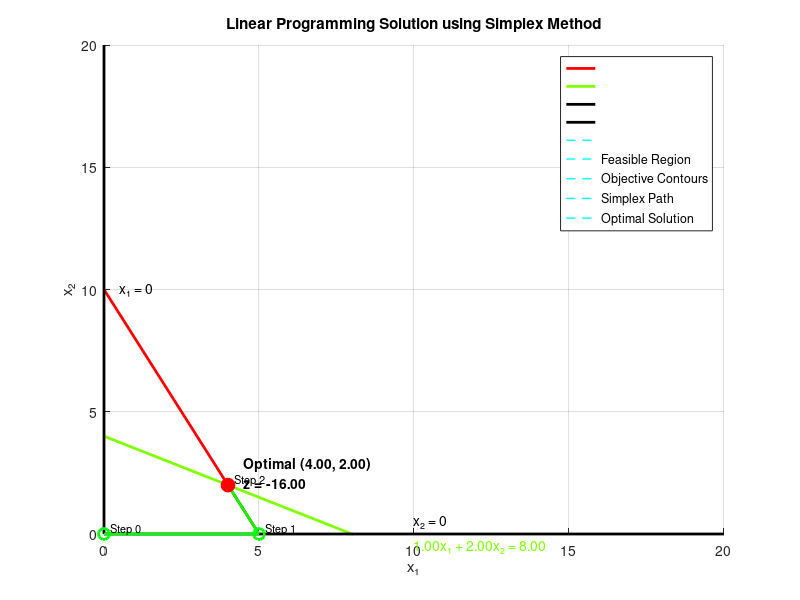

The MATLAB source for this figure:
function simplexmethod()
    % Example problem:
    % Maximize z = 3x₁ + 2x₂
    % Subject to:
    %   2x₁ + x₂ <= 10
    %   x₁ + 2x₂ <= 8
    %   x₁, x₂ >= 0

    % Set up the problem
    c = [3; 2];             % Objective function coefficients
    A = [2, 1; 1, 2];       % Constraint coefficients
    b = [10; 8];            % Right-hand side values

    % Solve using Simplex method with plot
    [x_opt, z_opt] = simplex_with_plot(c, A, b);

    % Display results
    disp('Optimal solution:');
    for i = 1:length(x_opt)
        fprintf('x%d = %.4f\n', i, x_opt(i));
    end
    fprintf('Optimal objective value: z = %.4f\n', z_opt);
end

function [x, z] = simplex_with_plot(c, A, b)
    % SIMPLEX_WITH_PLOT Solves LP problems using the Simplex method and creates a plot
    %
    % [x, z] = simplex_with_plot(c, A, b) solves the standard form LP problem:
    %   maximize    c'x
    %   subject to  Ax <= b
    %               x >= 0
    % And displays a graphical representation of the solution
    %
    % Inputs:
    %   c - column vector of objective function coefficients (2x1 for plotting)
    %   A - constraint coefficient matrix
    %   b - right-hand side constraint vector
    %
    % Outputs:
    %   x - optimal solution vector
    %   z - optimal objective value

    % First solve the problem using the simplex method defined below
    [x, z, iterations] = simplex_algorithm(c, A, b);
    
    % Check if it's a 2-variable problem for plotting
    if length(c) ~= 2
        warning('Plotting is only supported for 2-variable problems');
        return;
    end
    
    % Create a new figure
    figure;
    hold on;
    
    % Set up axis limits
    xmax = max(20, 2*max(x));
    ymax = max(20, 2*max(x));
    axis([0 xmax 0 ymax]);
    grid on;
    
    % Plot each constraint
    [m, ~] = size(A);
    colors = hsv(m+2);  % Generate m+2 different colors
    
    % Plot constraint lines and shade the feasible region
    for i = 1:m
        if A(i, 1) == 0 && A(i, 2) == 0
            continue;  % Skip if constraint is degenerate
        elseif A(i, 1) == 0  % Horizontal line
            y_val = b(i) / A(i, 2);
            plot([0, xmax], [y_val, y_val], 'Color', colors(i,:), 'LineWidth', 2);
            % Add constraint label
            text(xmax/2, y_val+0.5, sprintf('%.2fx₂ = %.2f', A(i, 2), b(i)), 'Color', colors(i,:));
        elseif A(i, 2) == 0  % Vertical line
            x_val = b(i) / A(i, 1);
            plot([x_val, x_val], [0, ymax], 'Color', colors(i,:), 'LineWidth', 2);
            % Add constraint label
            text(x_val+0.5, ymax/2, sprintf('%.2fx₁ = %.2f', A(i, 1), b(i)), 'Color', colors(i,:));
        else
            % General line: a*x + b*y = c => y = (c - a*x)/b
            x_vals = [0, xmax];
            y_vals = (b(i) - A(i, 1) * x_vals) / A(i, 2);
            
            % Only plot within the visible range
            plot(x_vals, y_vals, 'Color', colors(i,:), 'LineWidth', 2);
            
            % Add constraint label at the middle of the line
            mid_x = xmax/2;
            mid_y = (b(i) - A(i, 1) * mid_x) / A(i, 2);
            text(mid_x, mid_y+0.5, sprintf('%.2fx₁ + %.2fx₂ = %.2f', A(i, 1), A(i, 2), b(i)), 'Color', colors(i,:));
        end
    end
    
    % Plot non-negativity constraints
    plot([0, 0], [0, ymax], 'k-', 'LineWidth', 2);
    plot([0, xmax], [0, 0], 'k-', 'LineWidth', 2);
    text(0.5, ymax/2, 'x₁ = 0', 'Color', 'k');
    text(xmax/2, 0.5, 'x₂ = 0', 'Color', 'k');
    
    % Find and plot vertices of the feasible region
    vertices = find_vertices(A, b);
    
    % Shade the feasible region if vertices are found
    if ~isempty(vertices) && size(vertices, 1) >= 3
        patch(vertices(:,1), vertices(:,2), [0.8, 0.9, 1], 'FaceAlpha', 0.3);
    end
    
    % Plot objective function contours
    if c(1) ~= 0 || c(2) ~= 0
        % Plot several level curves of the objective function
        z_values = linspace(0, 2*z, 5);
        
        for z_val = z_values
            if c(2) ~= 0
                % z = c1*x1 + c2*x2 => x2 = (z - c1*x1)/c2
                x1_vals = linspace(0, xmax, 100);
                x2_vals = (z_val - c(1) * x1_vals) / c(2);
                plot(x1_vals, x2_vals, '--', 'Color', colors(m+1,:), 'LineWidth', 1);
                
                % Label the contour line
                mid_idx = round(length(x1_vals)/2);
                if mid_idx > 0 && mid_idx <= length(x1_vals) && x2_vals(mid_idx) >= 0 && x2_vals(mid_idx) <= ymax
                    text(x1_vals(mid_idx)+0.5, x2_vals(mid_idx), sprintf('z = %.2f', z_val), 'Color', colors(m+1,:));
                end
            elseif c(1) ~= 0
                % If c2 = 0, we have vertical contour lines
                x1_val = z_val / c(1);
                plot([x1_val, x1_val], [0, ymax], '--', 'Color', colors(m+1,:), 'LineWidth', 1);
                text(x1_val+0.5, ymax/2, sprintf('z = %.2f', z_val), 'Color', colors(m+1,:));
            end
        end
    end
    
    % Plot the path taken by the Simplex algorithm
    if ~isempty(iterations)
        plot(iterations(:,1), iterations(:,2), 'go-', 'LineWidth', 2, 'MarkerSize', 8);
        for i = 1:size(iterations, 1)
            text(iterations(i,1)+0.2, iterations(i,2)+0.2, sprintf('Step %d', i-1), 'FontSize', 8);
        end
    end
    
    % Mark the optimal solution
    plot(x(1), x(2), 'ro', 'MarkerSize', 10, 'MarkerFaceColor', 'r');
    text(x(1)+0.5, x(2)+0.5, sprintf('Optimal (%.2f, %.2f)\nz = %.2f', x(1), x(2), z), 'FontWeight', 'bold');
    
    % Labels and title
    xlabel('x₁');
    ylabel('x₂');
    title('Linear Programming Solution using Simplex Method');
    legend('', '', '', '', '', 'Feasible Region', 'Objective Contours', 'Simplex Path', 'Optimal Solution', 'Location', 'Best');
    hold off;
end

function [x, z, iteration_points] = simplex_algorithm(c, A, b)
    % SIMPLEX_ALGORITHM Solves linear programming problems using the Simplex method
    %
    % [x, z, iteration_points] = simplex_algorithm(c, A, b) solves the standard form LP problem:
    %   maximize    c'x
    %   subject to  Ax <= b
    %               x >= 0
    %
    % Inputs:
    %   c - column vector of objective function coefficients
    %   A - constraint coefficient matrix
    %   b - right-hand side constraint vector
    %
    % Outputs:
    %   x - optimal solution vector
    %   z - optimal objective value
    %   iteration_points - matrix of points visited during iterations

    % Step 1: Convert to standard form (if needed)
    % Ensure b >= 0
    for i = 1:length(b)
        if b(i) < 0
            b(i) = -b(i);
            A(i,:) = -A(i,:);
        end
    end
    
    % Step 2: Add slack variables to form initial tableau
    [m, n] = size(A);
    tableau = zeros(m+1, n+m+1);
    
    % Set up the initial tableau
    tableau(1:m, 1:n) = A;
    tableau(1:m, n+1:n+m) = eye(m);  % Add slack variables
    tableau(1:m, n+m+1) = b;
    tableau(m+1, 1:n) = -c';
    
    % Step 3: Apply Simplex iterations
    basic_vars = n+1:n+m;  % Initial basic variables (slack variables)
    
    % Store iterations for plotting
    iteration_points = zeros(m+1, n);  % +1 for potential unbounded case
    iteration_count = 0;
    
    % Extract current basic solution
    current_x = zeros(n, 1);
    for i = 1:m
        if basic_vars(i) <= n
            current_x(basic_vars(i)) = tableau(i, n+m+1);
        end
    end
    iteration_count = iteration_count + 1;
    iteration_points(iteration_count, :) = current_x';
    
    while true
        % Find the pivot column (most negative coefficient in objective row)
        [entering_val, entering_col] = min(tableau(m+1, 1:n+m));
        
        if entering_val >= -1e-10  % Tolerance for floating-point precision
            % Optimal solution reached
            break;
        end
        
        % Find the pivot row (minimum ratio test)
        ratios = zeros(m, 1);
        for i = 1:m
            if tableau(i, entering_col) > 0
                ratios(i) = tableau(i, n+m+1) / tableau(i, entering_col);
            else
                ratios(i) = inf;
            end
        end
        
        [~, leaving_row] = min(ratios);
        
        if isinf(ratios(leaving_row))
            % Problem is unbounded
            direction = zeros(n, 1);
            for j = 1:n
                if j == entering_col
                    direction(j) = 1;
                elseif j <= n
                    for i = 1:m
                        if basic_vars(i) == j
                            direction(j) = -tableau(i, entering_col);
                            break;
                        end
                    end
                end
            end
            
            % Add unbounded direction point
            unbounded_point = current_x + 100 * direction;
            iteration_count = iteration_count + 1;
            iteration_points(iteration_count, :) = unbounded_point';
            error('Problem is unbounded');
        end
        
        % Update basic variable set
        basic_vars(leaving_row) = entering_col;
        
        % Pivot operation
        pivot_element = tableau(leaving_row, entering_col);
        
        % Normalize the pivot row
        tableau(leaving_row, :) = tableau(leaving_row, :) / pivot_element;
        
        % Update all other rows
        for i = 1:m+1
            if i ~= leaving_row
                tableau(i, :) = tableau(i, :) - tableau(i, entering_col) * tableau(leaving_row, :);
            end
        end
        
        % Extract current basic solution for plotting
        current_x = zeros(n, 1);
        for i = 1:m
            if basic_vars(i) <= n
                current_x(basic_vars(i)) = tableau(i, n+m+1);
            end
        end
        iteration_count = iteration_count + 1;
        iteration_points(iteration_count, :) = current_x';
    end
    
    % Step 4: Extract the optimal solution
    x = zeros(n, 1);
    for i = 1:m
        if basic_vars(i) <= n
            x(basic_vars(i)) = tableau(i, n+m+1);
        end
    end
    
    z = -tableau(m+1, n+m+1);  % Objective value
    
    % Trim unused rows in iteration_points
    iteration_points = iteration_points(1:iteration_count, :);
end

function vertices = find_vertices(A, b)
    % Find vertices of the feasible region by finding all pairs of constraints
    % that intersect in the non-negative quadrant
    
    % Add non-negativity constraints
    [m, n] = size(A);
    A_full = [A; [1 0]; [0 1]];
    b_full = [b; 0; 0];
    m_full = m + 2;
    
    vertices = [];
    
    % Check all pairs of constraints
    for i = 1:m_full
        for j = i+1:m_full
            % Extract the two constraints
            A1 = A_full(i,:);
            b1 = b_full(i);
            A2 = A_full(j,:);
            b2 = b_full(j);
            
            % Check if they intersect
            M = [A1; A2];
            if rank(M) < 2
                continue;  % Parallel constraints
            end
            
            % Solve the system of equations to find the intersection
            v = M \ [b1; b2];
            
            % Check if the vertex is in the feasible region
            if all(v >= 0) && all(A_full * v <= b_full + 1e-10)
                vertices = [vertices; v'];
            end
        end
    end
    
    % If there are vertices, order them in counter-clockwise fashion
    if ~isempty(vertices)
        % Compute the centroid
        centroid = mean(vertices, 1);
        
        % Compute angles from centroid to vertices
        angles = atan2(vertices(:,2) - centroid(2), vertices(:,1) - centroid(1));
        
        % Sort vertices by angle
        [~, idx] = sort(angles);
        vertices = vertices(idx, :);
    end
end
